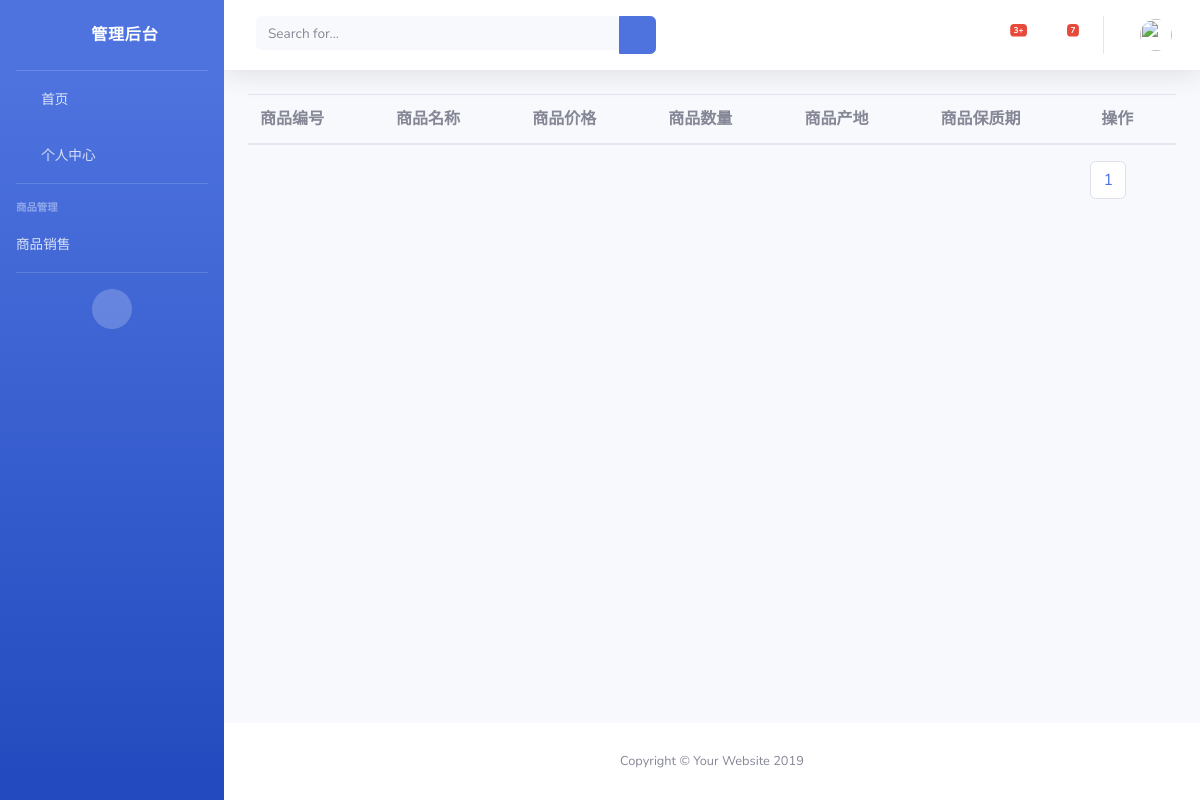
The page /goods_list/0/1/ on the database as committed earlier.
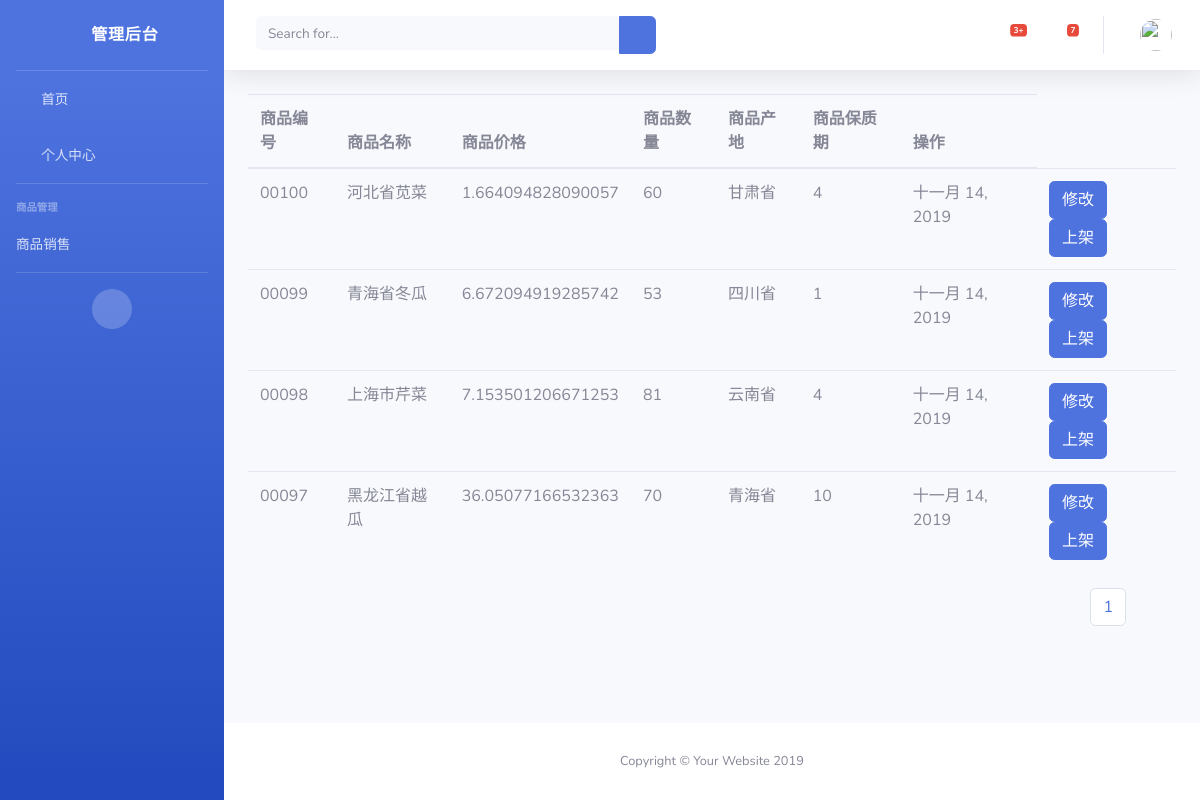
The same page on the database as committed later.
### LoginUser/models.py (models this page shows)
class Goods(models.Model):
    goods_number = models.CharField(max_length=32,verbose_name="商品编号")
    goods_name = models.CharField(max_length=32,verbose_name="商品名称")
    goods_price = models.FloatField(verbose_name="商品价格")
    goods_count = models.IntegerField(verbose_name="数量")
    goods_location = models.TextField(verbose_name="生产地")
    goods_safe_data = models.IntegerField(verbose_name="保质期")   ##
    goods_pro_time = models.DateField(auto_now=True,verbose_name="生产日期")  ## 生产日期
    goods_status = models.IntegerField(default=1)   ## 0 代表下架   1 代表上架
    class Meta:
        db_table = "goods"

### LoginUser/views.py (the view)
# urls.py: path("goods_list/",goods_list),
def goods_list(request,type,page=1):
    print (type)
    goods = Goods.objects.filter(goods_status = int(type)).order_by("-goods_number")
    goods_obj = Paginator(goods,10)  ## 每页10条
    goods_list = goods_obj.page(page)
    return render(request,'goods_list.html',locals())

### templates/goods_list.html (shortened to what this page needs)
{% extends "base.html" %}
{% block content %}
    <table class="table">
        <thead>
            <tr>
                <th>商品编号</th>
                <th>商品名称</th>
                <th>商品价格</th>
                <th>商品数量</th>
                <th>商品产地</th>
                <th>商品保质期</th>
                <th>操作</th>
            </tr>
        </thead>
        <tbody>
        {% for one in goods_list %}
            <tr>
                <td>{{ one.goods_number }}</td>
                <td>{{ one.goods_name }}</td>
                <td>{{ one.goods_price }}</td>
                <td>{{ one.goods_count }}</td>
                <td>{{ one.goods_location }}</td>
                <td>{{ one.goods_safe_data }}</td>
                <td>{{ one.goods_pro_time }}</td>
                <td>
                    <button class="btn btn-primary">修改</button>
                    {% if one.goods_status == 1 %}
                        <a class="btn btn-warning" href="/goods_status/down/{{ one.id }}">下架</a>
                    {% else %}
                        <a class="btn btn-primary" href="/goods_status/up/{{ one.id }}">上架</a>
                    {% endif %}
                </td>
            </tr>
        {% endfor %}
        </tbody>
    </table>
    <ul style="float: right;margin-right: 50px;" class="pagination">
    {% for page in goods_obj.page_range %}
        <li class="paginate_button page-item">
        {% if type == "1" %}
            <a class = 'page-link' href="/goods_list/1/{{ page }}/">{{ page }}</a>
        {% else %}
            <a class = 'page-link' href="/goods_list/0/{{ page }}/">{{ page }}</a>
        {% endif %}
       </li>
    {% endfor %}
    </ul>
{% endblock %}

Rows that differ between the two databases and show on the page:
added Goods: goods_number "00100", goods_name "河北省苋菜", goods_price "1.664094828090057", goods_count "60", goods_location "甘肃省", goods_safe_data "4", goods_pro_time "十一月 14, 2019"
added Goods: goods_number "00099", goods_name "青海省冬瓜", goods_price "6.672094919285742", goods_count "53", goods_location "四川省", goods_safe_data "1", goods_pro_time "十一月 14, 2019"
added Goods: goods_number "00098", goods_name "上海市芹菜", goods_price "7.153501206671253", goods_count "81", goods_location "云南省", goods_safe_data "4", goods_pro_time "十一月 14, 2019"
added Goods: goods_number "00097", goods_name "黑龙江省越瓜", goods_price "36.05077166532363", goods_count "70", goods_location "青海省", goods_safe_data "10", goods_pro_time "十一月 14, 2019"
